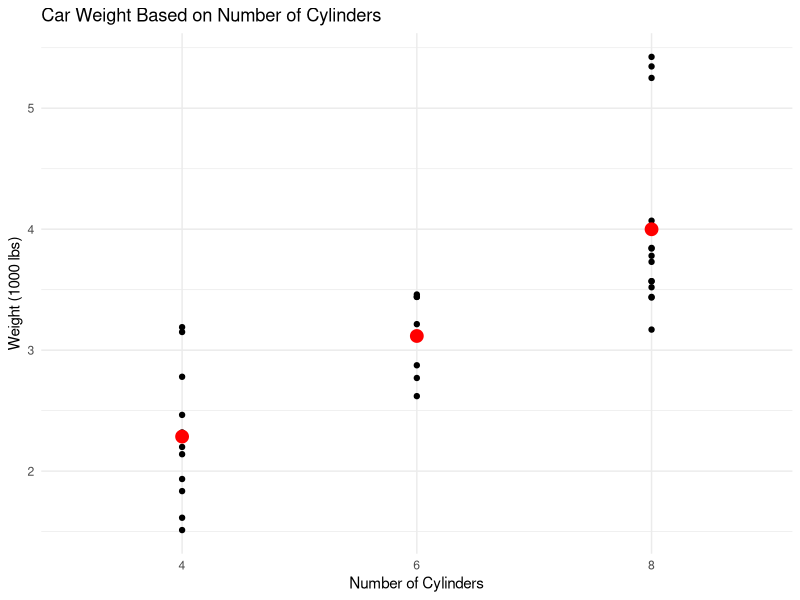

Source code (R):

# Name: Labour Modi
# Course: COP2073C
# Assignment: Module 11 Programming Assignment
# Date: November 22, 2026

# Load required packages
library(tidyverse)
library(modelr)

# Create a tibble using cyl and wt from mtcars
mtcars_tbl <- mtcars %>%
  select(cyl, wt) %>%
  mutate(cyl = as.factor(cyl))

# Fit a linear model to predict weight based on cylinders
model <- lm(wt ~ cyl, data = mtcars_tbl)

# Create a data grid and add predicted values using pipes
predictions <- mtcars_tbl %>%
  data_grid(cyl) %>%
  add_predictions(model)

# Plot original data and predicted values
ggplot(mtcars_tbl, aes(x = cyl, y = wt)) +
  geom_point() +
  geom_point(
    data = predictions,
    aes(x = cyl, y = pred),
    color = "red",
    size = 4
  ) +
  labs(
    title = "Car Weight Based on Number of Cylinders",
    x = "Number of Cylinders",
    y = "Weight (1000 lbs)"
  ) +
  theme_minimal()

# Analysis:
# The linear model shows the relationship between the number of
# cylinders and the weight of cars in the mtcars dataset.
# The predicted values represent the average weight for each
# cylinder category (4, 6, and 8 cylinders).
# The plot shows that cars with more cylinders generally have
# greater weight. The red points represent the predicted weights
# for each cylinder category, while the other points represent
# the original data. This indicates a positive relationship
# between the number of cylinders and vehicle weight.
